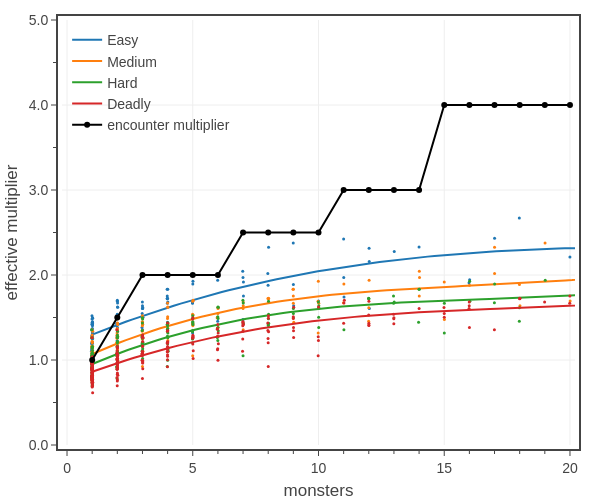

The notebook cell this image was saved under:
### Code cell
# Fig. 5: Plots the effective encounter multiplier vs the number of monsters for official 5e XP

def encounter_multiplier_DMG(pc_count, npc_count):
    """Returns the encounter multiplier given by the DMG
    pc_count -- number of PCs in the encounter
    npc_count -- number of NPCs in the encounter
    """
    n_array = np.asarray([1,2,3,7,11,15])
    m_array = np.asarray([0.5, 1.0, 1.5, 2.0, 2.5, 3.0, 4.0, 5.0])
    i = 1 + n_array[n_array <= max(npc_count,1)].argmax()
    if pc_count >= 6:
        i -= 1
    elif pc_count <= 2:
        i += 1
    return m_array[i]

def number_of_monsters(enc_xp, mon_xp):
    return np.floor(enc_xp/mon_xp)

xp_method = 'linear'

# pc stats
classes = list(PC_CLASSES.keys())
pc_data_file = f'../../_classes/xp-and-player-characters/pc data - Medium 2 short rests.json'
dfP = load_pc_data(pc_data_file, [
    'class','level',
    'hit points mean',
    'hit points multiplier',
    'damage per round mean',
    'attack bonus','armor class',
    'encounter XP mean'
])
dfP['adj hit points mean'] = dfP['hit points mean']*dfP['hit points multiplier']
dfP = dfP.rename({
    'adj hit points mean': 'adj HP', 
    'damage per round mean': 'adj DPR', 
    'attack bonus': 'adj AB', 
    'armor class': 'adj AC',
    'encounter XP mean': 'Encounter eXP',
}, axis=1)
for k in ENCOUNTER_DIFFICULTIES:
    xp_values = np.array(ENCOUNTER_DIFFICULTIES[k]['XP'])
    dfP[f'{k} XP'] = dfP.apply(lambda row: xp_values[row['level']-1], axis=1)
dfP[f'Encounter XP'] = 0.5*dfP[f'Daily XP']
dfP['Encounter eXP']  = dfP.apply(lambda row: estats5e.effXP(row['adj HP'], row['adj AC'], row['adj DPR'], row['adj AB'], method=xp_method, ctype='PC'), axis=1)
dfP = dfP[dfP['class'].isin(classes)]
dfP = dfP[[
    'level','adj HP','adj DPR','adj AC','adj AB',
    'Encounter eXP','Easy XP','Medium XP','Hard XP','Deadly XP','Encounter XP','Daily XP']].groupby(['level']).mean()

# monster stats
dfM = pd.read_csv('../../assets/data/monsters.csv')
dfM['eXP']  = dfM.apply(lambda row: estats5e.effXP(row['adj HP'], row['adj AC'], row['adj DPR'], row['adj AB'], method=xp_method, ctype='NPC'), axis=1)
dfM = dfM[dfM['CR'].between(1, 28)]
dfM.sort_values(by='CR', inplace=True)
dfM = dfM[['CR','HP','adj HP','AC','adj AC','adj DPR','adj AB','XP','eXP']].groupby(['CR']).mean()

# create figure
fig = go.Figure()


difficulties = ['Easy','Medium','Hard','Deadly']
party_size = 4
levels = dfP.index.tolist()
crs = dfM.index.tolist()
colors = iter(COLORS)

data = {
    'difficulty': [],
    'PC level': [],
    'PC number': [],
    'PC XP': [],
    'monster CR': [],
    'monster number': [],
    'monster XP': [],
    'damage ratio': [],
    'XP ratio': [],
    'accuracy': [],
    'text': []
}
for difficulty in difficulties:
    for level in levels:
        for cr in crs:
            data['difficulty'].append(difficulty)
            data['PC level'].append(level)
            data['PC number'].append(party_size)
            data['PC XP'].append(ENCOUNTER_DIFFICULTIES[difficulty]['XP'][level-1])
            data['monster CR'].append(cr)
            data['monster XP'].append(dfM['XP'][cr])
            data['damage ratio'].append(calc_damage_ratio(dfP, dfM, party_size*[level], cr))
            data['XP ratio'].append(calc_xp_ratio(dfP, dfM, party_size*[level], cr))
            n_monsters = np.floor(party_size*data['PC XP'][-1]/data['monster XP'][-1])
            data['monster number'].append(n_monsters)
            eff_multiplier = data['XP ratio'][-1]/data['damage ratio'][-1]
            data['accuracy'].append(eff_multiplier)
            data['text'].append(
                f'<b>{difficulty}</b><br>'+
                f'PCs: {party_size:.0f} @ level {level:.0f}<br>'+
                f'NPCs: {n_monsters:.0f} @ CR {cr:.0f}<br>'+
                f'effective EM: {eff_multiplier:.2f}'
            )

data['monster number'] = tfb.jitter(data['monster number'], 0.01)
dfA = pd.DataFrame(data)

for difficulty in difficulties:
    dfD = dfA[dfA['difficulty'].eq(difficulty) & dfA['monster number'].between(0.5, 30)]
    dfD = dfD.sort_values(by='monster number')

    fig = tfb.plot_data_and_spline(fig, 
        x=dfD['monster number'], 
        y=dfD['accuracy'],
        smooth_factor=1e3, 
        name=difficulty,
        legendgroup=difficulty,
        line=dict(color=next(colors), dash='solid', width=2),
        marker_size=3,
        hovertext=dfD['text'],
        hoverinfo='text',
    )

n_list = list(range(1,21))
y_list = [encounter_multiplier_DMG(party_size, n) for n in n_list]
fig.add_scatter(
    x=n_list, 
    y=y_list,
    mode='markers+lines',
    name=f'encounter multiplier',
    line_color='black',
    hovertemplate=
        '<b>encounter multiplier</b><br>'+
        f'PCs: {party_size:.0f}<br>'+
        'NPCs: %{x:.0f}<br>'+
        'EM: %{y:.2f}'+
        '<extra></extra>'
)

# show figure
fig.update_layout(
    template=tfb.FIG_TEMPLATE,
    xaxis=dict(
        title_text='monsters',
        range=[-0.2, 20.2],
        tick0=0, dtick=5,
        minor=dict(tick0=0, dtick=1),
    ),
    yaxis=dict(
        title_text='effective multiplier',
        range=[0, 5],
        tick0=0, dtick=1, tickformat='.1f',
        minor=dict(tick0=0, dtick=0.5),
    ),
    legend=dict(
        yanchor='top', y=0.99,
        xanchor='left',   x=0.01,
        bgcolor='rgba(0,0,0,0)',
        orientation='v',
        tracegroupgap=0,
    ),
    width=600, 
    height=500,
)
fig.show(config=tfb.FIG_CONFIG)

# save figures
if SAVEFIGS:
    fig.update_layout(autosize=True, width=None, height=None)
    tfb.save_fig_html(fig, format='large', name=f'./fig-effective-xp-multiplier-large', marker_size=3)
    tfb.save_fig_html(fig, format='small', name=f'./fig-effective-xp-multiplier-small', marker_size=3)

### Figure 1 — Plotly figure (JSON) as saved in the notebook; plotly's stock layout.template omitted (floating-point values rounded to 4 significant figures; data arrays with more than 128 entries replaced by an {"elided": "..."} marker saying what was removed)
{"data": [{"hoverinfo": "text", "hovertext": ["<b>Easy</b><br>PCs: 4 @ level 20<br>NPCs: 1 @ CR 11<br>effective EM: 1.10", "<b>Easy</b><br>PCs: 4 @ level 7<br>NPCs: 1 @ CR 4<br>effective EM: 1.12", "<b>Easy</b><br>PCs: 4 @ level 20<br>NPCs: 1 @ CR 12<br>effective EM: 1.00", "<b>Easy</b><br>PCs: 4 @ level 19<br>NPCs: 1 @ CR 12<br>effective EM: 1.19", "<b>Easy</b><br>PCs: 4 @ level 18<br>NPCs: 1 @ CR 11<br>effective EM: 1.26", "<b>Easy</b><br>PCs: 4 @ level 5<br>NPCs: 1 @ CR 3<br>effective EM: 1.13", "<b>Easy</b><br>PCs: 4 @ level 15<br>NPCs: 1 @ CR 8<br>effective EM: 1.42", "<b>Easy</b><br>PCs: 4 @ level 10<br>NPCs: 1 @ CR 5<br>effective EM: 1.19", "<b>Easy</b><br>PCs: 4 @ level 12<br>NPCs: 1 @ CR 7<br>effective EM: 1.36", "<b>Easy</b><br>PCs: 4 @ level 19<br>NPCs: 1 @ CR 9<br>effective EM: 1.52", "<b>Easy</b><br>PCs: 4 @ level 13<br>NPCs: 1 @ CR 8<br>effective EM: 1.48", "<b>Easy</b><br>PCs: 4 @ level 15<br>NPCs: 1 @ CR 7<br>effective EM: 1.35", "<b>Easy</b><br>PCs: 4 @ level 8<br>NPCs: 1 @ CR 5<br>effective EM: 1.20", "<b>Easy</b><br>PCs: 4 @ level 10<br>NPCs: 1 @ CR 6<br>effective EM: 1.06", "<b>Easy</b><br>PCs: 4 @ level 9<br>NPCs: 1 @ CR 5<br>effective EM: 1.29", "<b>Easy</b><br>PCs: 4 @ level 18<br>NPCs: 1 @ CR 12<br>effective EM: 1.13", "<b>Easy</b><br>PCs: 4 @ level 17<br>NPCs: 1 @ CR 10<br>effective EM: 1.26", "<b>Easy</b><br>PCs: 4 @ level 17<br>NPCs: 1 @ CR 11<br>effective EM: 1.16", "<b>Easy</b><br>PCs: 4 @ level 11<br>NPCs: 1 @ CR 7<br>effective EM: 1.20", "<b>Easy</b><br>PCs: 4 @ level 11<br>NPCs: 1 @ CR 5<br>effective EM: 1.44", "<b>Easy</b><br>PCs: 4 @ level 15<br>NPCs: 1 @ CR 9<br>effective EM: 1.27", "<b>Easy</b><br>PCs: 4 @ level 11<br>NPCs: 1 @ CR 6<br>effective EM: 1.28", "<b>Easy</b><br>PCs: 4 @ level 19<br>NPCs: 1 @ CR 10<br>effective EM: 1.44", "<b>Easy</b><br>PCs: 4 @ level 6<br>NPCs: 1 @ CR 4<br>effective EM: 1.11", "<b>Easy</b><br>PCs: 4 @ level 12<br>NPCs: 1 @ CR 6<br>effective EM: 1.45", "<b>Easy</b><br>PCs: 4 @ level 16<br>NPCs: 1 @ CR 10<br>effective EM: 1.20", "<b>Easy</b><br>PCs: 4 @ level 14<br>NPCs: 1 @ CR 9<br>effective EM: 1.35", "<b>Easy</b><br>PCs: 4 @ level 16<br>NPCs: 1 @ CR 9<br>effective EM: 1.27", "<b>Easy</b><br>PCs: 4 @ level 8<br>NPCs: 1 @ CR 4<br>effective EM: 1.25", "<b>Easy</b><br>PCs: 4 @ level 19<br>NPCs: 1 @ CR 11<br>effective EM: 1.32", "<b>Easy</b><br>PCs: 4 @ level 16<br>NPCs: 1 @ CR 8<br>effective EM: 1.42", "<b>Easy</b><br>PCs: 4 @ level 18<br>NPCs: 1 @ CR 10<br>effective EM: 1.37", "<b>Easy</b><br>PCs: 4 @ level 20<br>NPCs: 1 @ CR 10<br>effective EM: 1.20", "<b>Easy</b><br>PCs: 4 @ level 20<br>NPCs: 1 @ CR 13<br>effective EM: 1.02", "<b>Easy</b><br>PCs: 4 @ level 2<br>NPCs: 1 @ CR 1<br>effective EM: 1.21", "<b>Easy</b><br>PCs: 4 @ level 4<br>NPCs: 1 @ CR 2<br>effective EM: 1.10", "<b>Easy</b><br>PCs: 4 @ level 14<br>NPCs: 1 @ CR 7<br>effective EM: 1.42", "<b>Easy</b><br>PCs: 4 @ level 13<br>NPCs: 1 @ CR 7<br>effective EM: 1.40", "<b>Easy</b><br>PCs: 4 @ level 3<br>NPCs: 1 @ CR 1<br>effective EM: 0.92", "<b>Easy</b><br>PCs: 4 @ level 18<br>NPCs: 1 @ CR 9<br>effective EM: 1.45", "<b>Easy</b><br>PCs: 4 @ level 17<br>NPCs: 1 @ CR 9<br>effective EM: 1.34", "<b>Easy</b><br>PCs: 4 @ level 14<br>NPCs: 1 @ CR 8<br>effective EM: 1.50", "<b>Easy</b><br>PCs: 4 @ level 6<br>NPCs: 1 @ CR 3<br>effective EM: 1.25", "<b>Easy</b><br>PCs: 4 @ level 13<br>NPCs: 1 @ CR 6<br>effective EM: 1.49", "<b>Easy</b><br>PCs: 4 @ level 12<br>NPCs: 1 @ CR 8<br>effective EM: 1.44", "<b>Easy</b><br>PCs: 4 @ level 8<br>NPCs: 2 @ CR 3<br>effective EM: 1.40", "<b>Easy</b><br>PCs: 4 @ level 20<br>NPCs: 2 @ CR 8<br>effective EM: 1.43", "<b>Easy</b><br>PCs: 4 @ level 14<br>NPCs: 2 @ CR 6<br>effective EM: 1.51", "<b>Easy</b><br>PCs: 4 @ level 16<br>NPCs: 2 @ CR 6<br>effective EM: 1.43", "<b>Easy</b><br>PCs: 4 @ level 20<br>NPCs: 2 @ CR 9<br>effective EM: 1.27", "<b>Easy</b><br>PCs: 4 @ level 11<br>NPCs: 2 @ CR 4<br>effective EM: 1.48", "<b>Easy</b><br>PCs: 4 @ level 15<br>NPCs: 2 @ CR 6<br>effective EM: 1.43", "<b>Easy</b><br>PCs: 4 @ level 10<br>NPCs: 2 @ CR 4<br>effective EM: 1.23", "<b>Easy</b><br>PCs: 4 @ level 7<br>NPCs: 2 @ CR 3<br>effective EM: 1.27", "<b>Easy</b><br>PCs: 4 @ level 16<br>NPCs: 2 @ CR 7<br>effective EM: 1.35", "<b>Easy</b><br>PCs: 4 @ level 18<br>NPCs: 2 @ CR 7<br>effective EM: 1.54", "<b>Easy</b><br>PCs: 4 @ level 17<br>NPCs: 2 @ CR 8<br>effective EM: 1.49", "<b>Easy</b><br>PCs: 4 @ level 19<br>NPCs: 2 @ CR 8<br>effective EM: 1.70", "<b>Easy</b><br>PCs: 4 @ level 17<br>NPCs: 2 @ CR 7<br>effective EM: 1.41", "<b>Easy</b><br>PCs: 4 @ level 4<br>NPCs: 2 @ CR 1<br>effective EM: 1.05", "<b>Easy</b><br>PCs: 4 @ level 14<br>NPCs: 2 @ CR 5<br>effective EM: 1.69", "<b>Easy</b><br>PCs: 4 @ level 5<br>NPCs: 2 @ CR 2<br>effective EM: 1.38", "<b>Easy</b><br>PCs: 4 @ level 9<br>NPCs: 2 @ CR 4<br>effective EM: 1.33", "<b>Easy</b><br>PCs: 4 @ level 6<br>NPCs: 2 @ CR 2<br>effective EM: 1.53", "<b>Easy</b><br>PCs: 4 @ level 13<br>NPCs: 2 @ CR 5<br>effective EM: 1.67", "<b>Easy</b><br>PCs: 4 @ level 12<br>NPCs: 2 @ CR 5<br>effective EM: 1.62", "<b>Easy</b><br>PCs: 4 @ level 18<br>NPCs: 2 @ CR 8<br>effective EM: 1.62", "<b>Easy</b><br>PCs: 4 @ level 10<br>NPCs: 3 @ CR 3<br>effective EM: 1.38", "<b>Easy</b><br>PCs: 4 @ level 7<br>NPCs: 3 @ CR 2<br>effective EM: 1.55", "<b>Easy</b><br>PCs: 4 @ level 12<br>NPCs: 3 @ CR 4<br>effective EM: 1.68", "<b>Easy</b><br>PCs: 4 @ level 16<br>NPCs: 3 @ CR 5<br>effective EM: 1.61", "<b>Easy</b><br>PCs: 4 @ level 18<br>NPCs: 3 @ CR 6<br>effective EM: 1.64", "<b>Easy</b><br>PCs: 4 @ level 20<br>NPCs: 3 @ CR 7<br>effective EM: 1.35", "<b>Easy</b><br>PCs: 4 @ level 15<br>NPCs: 3 @ CR 5<br>effective EM: 1.60", "<b>Easy</b><br>PCs: 4 @ level 19<br>NPCs: 3 @ CR 7<br>effective EM: 1.62", "<b>Easy</b><br>PCs: 4 @ level 9<br>NPCs: 3 @ CR 3<br>effective EM: 1.50", "<b>Easy</b><br>PCs: 4 @ level 17<br>NPCs: 3 @ CR 6<br>effective EM: 1.50", "<b>Easy</b><br>PCs: 4 @ level 9<br>NPCs: 4 @ CR 2<br>effective EM: 1.83", "<b>Easy</b><br>PCs: 4 @ level 8<br>NPCs: 4 @ CR 2<br>effective EM: 1.72", "<b>Easy</b><br>PCs: 4 @ level 14<br>NPCs: 4 @ CR 4<br>effective EM: 1.75", "<b>Easy</b><br>PCs: 4 @ level 13<br>NPCs: 4 @ CR 4<br>effective EM: 1.73", "<b>Easy</b><br>PCs: 4 @ level 11<br>NPCs: 4 @ CR 3<br>effective EM: 1.67", "<b>Easy</b><br>PCs: 4 @ level 20<br>NPCs: 4 @ CR 6<br>effective EM: 1.44", "<b>Easy</b><br>PCs: 4 @ level 19<br>NPCs: 4 @ CR 6<br>effective EM: 1.72", "<b>Easy</b><br>PCs: 4 @ level 18<br>NPCs: 4 @ CR 5<br>effective EM: 1.83", "<b>Easy</b><br>PCs: 4 @ level 17<br>NPCs: 4 @ CR 5<br>effective EM: 1.68", "<b>Easy</b><br>PCs: 4 @ level 15<br>NPCs: 5 @ CR 4<br>effective EM: 1.67", "<b>Easy</b><br>PCs: 4 @ level 16<br>NPCs: 5 @ CR 4<br>effective EM: 1.67", "<b>Easy</b><br>PCs: 4 @ level 5<br>NPCs: 5 @ CR 1<br>effective EM: 1.32", "<b>Easy</b><br>PCs: 4 @ level 10<br>NPCs: 5 @ CR 2<br>effective EM: 1.69", "<b>Easy</b><br>PCs: 4 @ level 12<br>NPCs: 5 @ CR 3<br>effective EM: 1.89", "<b>Easy</b><br>PCs: 4 @ level 19<br>NPCs: 5 @ CR 5<br>effective EM: 1.93", "<b>Easy</b><br>PCs: 4 @ level 13<br>NPCs: 6 @ CR 3<br>effective EM: 1.94", "<b>Easy</b><br>PCs: 4 @ level 6<br>NPCs: 6 @ CR 1<br>effective EM: 1.46", "<b>Easy</b><br>PCs: 4 @ level 20<br>NPCs: 6 @ CR 5<br>effective EM: 1.61", "<b>Easy</b><br>PCs: 4 @ level 11<br>NPCs: 7 @ CR 2<br>effective EM: 2.05", "<b>Easy</b><br>PCs: 4 @ level 14<br>NPCs: 7 @ CR 3<br>effective EM: 1.97", "<b>Easy</b><br>PCs: 4 @ level 7<br>NPCs: 7 @ CR 1<br>effective EM: 1.48", "<b>Easy</b><br>PCs: 4 @ level 18<br>NPCs: 7 @ CR 4<br>effective EM: 1.92", "<b>Easy</b><br>PCs: 4 @ level 17<br>NPCs: 7 @ CR 4<br>effective EM: 1.75", "<b>Easy</b><br>PCs: 4 @ level 19<br>NPCs: 8 @ CR 4<br>effective EM: 2.02", "<b>Easy</b><br>PCs: 4 @ level 15<br>NPCs: 8 @ CR 3<br>effective EM: 1.88", "<b>Easy</b><br>PCs: 4 @ level 12<br>NPCs: 8 @ CR 2<br>effective EM: 2.33", "<b>Easy</b><br>PCs: 4 @ level 13<br>NPCs: 9 @ CR 2<br>effective EM: 2.38", "<b>Easy</b><br>PCs: 4 @ level 16<br>NPCs: 9 @ CR 3<br>effective EM: 1.89", "<b>Easy</b><br>PCs: 4 @ level 8<br>NPCs: 9 @ CR 1<br>effective EM: 1.64", "<b>Easy</b><br>PCs: 4 @ level 20<br>NPCs: 10 @ CR 4<br>effective EM: 1.69", "<b>Easy</b><br>PCs: 4 @ level 14<br>NPCs: 11 @ CR 2<br>effective EM: 2.42", "<b>Easy</b><br>PCs: 4 @ level 17<br>NPCs: 11 @ CR 3<br>effective EM: 1.97", "<b>Easy</b><br>PCs: 4 @ level 9<br>NPCs: 11 @ CR 1<br>effective EM: 1.74", "<b>Easy</b><br>PCs: 4 @ level 15<br>NPCs: 12 @ CR 2<br>effective EM: 2.31", "<b>Easy</b><br>PCs: 4 @ level 18<br>NPCs: 12 @ CR 3<br>effective EM: 2.16", "<b>Easy</b><br>PCs: 4 @ level 10<br>NPCs: 12 @ CR 1<br>effective EM: 1.61", "<b>Easy</b><br>PCs: 4 @ level 19<br>NPCs: 13 @ CR 3<br>effective EM: 2.28", "<b>Easy</b><br>PCs: 4 @ level 16<br>NPCs: 14 @ CR 2<br>effective EM: 2.33", "<b>Easy</b><br>PCs: 4 @ level 20<br>NPCs: 16 @ CR 3<br>effective EM: 1.91", "<b>Easy</b><br>PCs: 4 @ level 11<br>NPCs: 16 @ CR 1<br>effective EM: 1.94", "<b>Easy</b><br>PCs: 4 @ level 17<br>NPCs: 17 @ CR 2<br>effective EM: 2.43", "<b>Easy</b><br>PCs: 4 @ level 18<br>NPCs: 18 @ CR 2<br>effective EM: 2.67", "<b>Easy</b><br>PCs: 4 @ level 12<br>NPCs: 20 @ CR 1<br>effective EM: 2.21", "<b>Easy</b><br>PCs: 4 @ level 19<br>NPCs: 21 @ CR 2<br>effective EM: 2.82", "<b>Easy</b><br>PCs: 4 @ level 13<br>NPCs: 22 @ CR 1<br>effective EM: 2.26", "<b>Easy</b><br>PCs: 4 @ level 20<br>NPCs: 24 @ CR 2<br>effective EM: 2.37", "<b>Easy</b><br>PCs: 4 @ level 14<br>NPCs: 25 @ CR 1<br>effective EM: 2.30", "<b>Easy</b><br>PCs: 4 @ level 15<br>NPCs: 28 @ CR 1<br>effective EM: 2.20"], "legendgroup": "Easy", "line": {"color": "#1f77b4", "dash": "solid", "width": 2}, "marker": {"size": 3}, "mode": "markers", "name": "Easy", "showlegend": false, "type": "scatter", "x": [0.9713, 0.9837, 0.9845, 0.9881, 0.9892, 0.9905, 0.9916, 0.992, 0.9921, 0.9924, 0.9925, 0.9934, 0.9936, 0.9937, 0.9943, 0.9969, 0.997, 0.998, 0.9984, 0.9989, 1.0, 1.0, 1.001, 1.004, 1.005, 1.005, 1.006, 1.006, 1.006, 1.007, 1.007, 1.008, 1.009, 1.01, 1.011, 1.011, 1.011, 1.012, 1.012, 1.012, 1.013, 1.017, 1.018, 1.018, 1.021, 1.974, 1.986, 1.987, 1.99, 1.991, 1.991, 1.992, 1.994, 1.995, 1.996, 1.997, 2.0, 2.0, 2.001, 2.002, 2.004, 2.005, 2.006, 2.009, 2.009, 2.01, 2.015, 2.982, 2.988, 2.996, 2.998, 2.999, 3.002, 3.009, 3.01, 3.014, 3.016, 3.981, 3.983, 3.985, 3.99, 3.992, 3.996, 4.0, 4.007, 4.009, 4.99, 4.993, 4.994, 4.995, 5.002, 5.007, 5.991, 5.992, 6.013, 6.987, 6.997, 6.999, 7.014, 7.015, 7.985, 7.995, 8.015, 8.996, 9.0, 9.012, 10.0, 11.0, 11.0, 11.01, 12.01, 12.02, 12.02, 13.01, 14.0, 15.99, 16.01, 17.0, 17.99, 20.0, 21.0, 22.0, 24.01, 25.0, 27.98], "y": [1.104, 1.12, 0.9957, 1.188, 1.257, 1.132, 1.419, 1.19, 1.361, 1.521, 1.482, 1.346, 1.204, 1.061, 1.291, 1.133, 1.263, 1.159, 1.204, 1.436, 1.275, 1.28, 1.437, 1.11, 1.448, 1.198, 1.348, 1.27, 1.246, 1.317, 1.418, 1.371, 1.204, 1.019, 1.207, 1.102, 1.419, 1.404, 0.9227, 1.45, 1.337, 1.497, 1.252, 1.492, 1.436, 1.405, 1.426, 1.509, 1.433, 1.274, 1.484, 1.433, 1.229, 1.265, 1.345, 1.539, 1.49, 1.702, 1.413, 1.051, 1.69, 1.382, 1.332, 1.528, 1.67, 1.625, 1.621, 1.381, 1.547, 1.683, 1.606, 1.639, 1.355, 1.605, 1.616, 1.497, 1.504, 1.833, 1.72, 1.754, 1.726, 1.669, 1.444, 1.723, 1.832, 1.681, 1.669, 1.675, 1.316, 1.691, 1.895, 1.926, 1.938, 1.456, 1.614, 2.045, 1.972, 1.476, 1.917, 1.752, 2.018, 1.879, 2.326, 2.378, 1.888, 1.638, 1.693, 2.425, 1.971, 1.741, 2.313, 2.159, 1.606, 2.275, 2.329, 1.909, 1.943, 2.432, 2.671, 2.211, 2.818, 2.255, 2.365, 2.303, 2.199]}, {"hoverinfo": "skip", "hovertext": ["<b>Easy</b><br>PCs: 4 @ level 20<br>NPCs: 1 @ CR 11<br>effective EM: 1.10", "<b>Easy</b><br>PCs: 4 @ level 7<br>NPCs: 1 @ CR 4<br>effective EM: 1.12", "<b>Easy</b><br>PCs: 4 @ level 20<br>NPCs: 1 @ CR 12<br>effective EM: 1.00", "<b>Easy</b><br>PCs: 4 @ level 19<br>NPCs: 1 @ CR 12<br>effective EM: 1.19", "<b>Easy</b><br>PCs: 4 @ level 18<br>NPCs: 1 @ CR 11<br>effective EM: 1.26", "<b>Easy</b><br>PCs: 4 @ level 5<br>NPCs: 1 @ CR 3<br>effective EM: 1.13", "<b>Easy</b><br>PCs: 4 @ level 15<br>NPCs: 1 @ CR 8<br>effective EM: 1.42", "<b>Easy</b><br>PCs: 4 @ level 10<br>NPCs: 1 @ CR 5<br>effective EM: 1.19", "<b>Easy</b><br>PCs: 4 @ level 12<br>NPCs: 1 @ CR 7<br>effective EM: 1.36", "<b>Easy</b><br>PCs: 4 @ level 19<br>NPCs: 1 @ CR 9<br>effective EM: 1.52", "<b>Easy</b><br>PCs: 4 @ level 13<br>NPCs: 1 @ CR 8<br>effective EM: 1.48", "<b>Easy</b><br>PCs: 4 @ level 15<br>NPCs: 1 @ CR 7<br>effective EM: 1.35", "<b>Easy</b><br>PCs: 4 @ level 8<br>NPCs: 1 @ CR 5<br>effective EM: 1.20", "<b>Easy</b><br>PCs: 4 @ level 10<br>NPCs: 1 @ CR 6<br>effective EM: 1.06", "<b>Easy</b><br>PCs: 4 @ level 9<br>NPCs: 1 @ CR 5<br>effective EM: 1.29", "<b>Easy</b><br>PCs: 4 @ level 18<br>NPCs: 1 @ CR 12<br>effective EM: 1.13", "<b>Easy</b><br>PCs: 4 @ level 17<br>NPCs: 1 @ CR 10<br>effective EM: 1.26", "<b>Easy</b><br>PCs: 4 @ level 17<br>NPCs: 1 @ CR 11<br>effective EM: 1.16", "<b>Easy</b><br>PCs: 4 @ level 11<br>NPCs: 1 @ CR 7<br>effective EM: 1.20", "<b>Easy</b><br>PCs: 4 @ level 11<br>NPCs: 1 @ CR 5<br>effective EM: 1.44", "<b>Easy</b><br>PCs: 4 @ level 15<br>NPCs: 1 @ CR 9<br>effective EM: 1.27", "<b>Easy</b><br>PCs: 4 @ level 11<br>NPCs: 1 @ CR 6<br>effective EM: 1.28", "<b>Easy</b><br>PCs: 4 @ level 19<br>NPCs: 1 @ CR 10<br>effective EM: 1.44", "<b>Easy</b><br>PCs: 4 @ level 6<br>NPCs: 1 @ CR 4<br>effective EM: 1.11", "<b>Easy</b><br>PCs: 4 @ level 12<br>NPCs: 1 @ CR 6<br>effective EM: 1.45", "<b>Easy</b><br>PCs: 4 @ level 16<br>NPCs: 1 @ CR 10<br>effective EM: 1.20", "<b>Easy</b><br>PCs: 4 @ level 14<br>NPCs: 1 @ CR 9<br>effective EM: 1.35", "<b>Easy</b><br>PCs: 4 @ level 16<br>NPCs: 1 @ CR 9<br>effective EM: 1.27", "<b>Easy</b><br>PCs: 4 @ level 8<br>NPCs: 1 @ CR 4<br>effective EM: 1.25", "<b>Easy</b><br>PCs: 4 @ level 19<br>NPCs: 1 @ CR 11<br>effective EM: 1.32", "<b>Easy</b><br>PCs: 4 @ level 16<br>NPCs: 1 @ CR 8<br>effective EM: 1.42", "<b>Easy</b><br>PCs: 4 @ level 18<br>NPCs: 1 @ CR 10<br>effective EM: 1.37", "<b>Easy</b><br>PCs: 4 @ level 20<br>NPCs: 1 @ CR 10<br>effective EM: 1.20", "<b>Easy</b><br>PCs: 4 @ level 20<br>NPCs: 1 @ CR 13<br>effective EM: 1.02", "<b>Easy</b><br>PCs: 4 @ level 2<br>NPCs: 1 @ CR 1<br>effective EM: 1.21", "<b>Easy</b><br>PCs: 4 @ level 4<br>NPCs: 1 @ CR 2<br>effective EM: 1.10", "<b>Easy</b><br>PCs: 4 @ level 14<br>NPCs: 1 @ CR 7<br>effective EM: 1.42", "<b>Easy</b><br>PCs: 4 @ level 13<br>NPCs: 1 @ CR 7<br>effective EM: 1.40", "<b>Easy</b><br>PCs: 4 @ level 3<br>NPCs: 1 @ CR 1<br>effective EM: 0.92", "<b>Easy</b><br>PCs: 4 @ level 18<br>NPCs: 1 @ CR 9<br>effective EM: 1.45", "<b>Easy</b><br>PCs: 4 @ level 17<br>NPCs: 1 @ CR 9<br>effective EM: 1.34", "<b>Easy</b><br>PCs: 4 @ level 14<br>NPCs: 1 @ CR 8<br>effective EM: 1.50", "<b>Easy</b><br>PCs: 4 @ level 6<br>NPCs: 1 @ CR 3<br>effective EM: 1.25", "<b>Easy</b><br>PCs: 4 @ level 13<br>NPCs: 1 @ CR 6<br>effective EM: 1.49", "<b>Easy</b><br>PCs: 4 @ level 12<br>NPCs: 1 @ CR 8<br>effective EM: 1.44", "<b>Easy</b><br>PCs: 4 @ level 8<br>NPCs: 2 @ CR 3<br>effective EM: 1.40", "<b>Easy</b><br>PCs: 4 @ level 20<br>NPCs: 2 @ CR 8<br>effective EM: 1.43", "<b>Easy</b><br>PCs: 4 @ level 14<br>NPCs: 2 @ CR 6<br>effective EM: 1.51", "<b>Easy</b><br>PCs: 4 @ level 16<br>NPCs: 2 @ CR 6<br>effective EM: 1.43", "<b>Easy</b><br>PCs: 4 @ level 20<br>NPCs: 2 @ CR 9<br>effective EM: 1.27", "<b>Easy</b><br>PCs: 4 @ level 11<br>NPCs: 2 @ CR 4<br>effective EM: 1.48", "<b>Easy</b><br>PCs: 4 @ level 15<br>NPCs: 2 @ CR 6<br>effective EM: 1.43", "<b>Easy</b><br>PCs: 4 @ level 10<br>NPCs: 2 @ CR 4<br>effective EM: 1.23", "<b>Easy</b><br>PCs: 4 @ level 7<br>NPCs: 2 @ CR 3<br>effective EM: 1.27", "<b>Easy</b><br>PCs: 4 @ level 16<br>NPCs: 2 @ CR 7<br>effective EM: 1.35", "<b>Easy</b><br>PCs: 4 @ level 18<br>NPCs: 2 @ CR 7<br>effective EM: 1.54", "<b>Easy</b><br>PCs: 4 @ level 17<br>NPCs: 2 @ CR 8<br>effective EM: 1.49", "<b>Easy</b><br>PCs: 4 @ level 19<br>NPCs: 2 @ CR 8<br>effective EM: 1.70", "<b>Easy</b><br>PCs: 4 @ level 17<br>NPCs: 2 @ CR 7<br>effective EM: 1.41", "<b>Easy</b><br>PCs: 4 @ level 4<br>NPCs: 2 @ CR 1<br>effective EM: 1.05", "<b>Easy</b><br>PCs: 4 @ level 14<br>NPCs: 2 @ CR 5<br>effective EM: 1.69", "<b>Easy</b><br>PCs: 4 @ level 5<br>NPCs: 2 @ CR 2<br>effective EM: 1.38", "<b>Easy</b><br>PCs: 4 @ level 9<br>NPCs: 2 @ CR 4<br>effective EM: 1.33", "<b>Easy</b><br>PCs: 4 @ level 6<br>NPCs: 2 @ CR 2<br>effective EM: 1.53", "<b>Easy</b><br>PCs: 4 @ level 13<br>NPCs: 2 @ CR 5<br>effective EM: 1.67", "<b>Easy</b><br>PCs: 4 @ level 12<br>NPCs: 2 @ CR 5<br>effective EM: 1.62", "<b>Easy</b><br>PCs: 4 @ level 18<br>NPCs: 2 @ CR 8<br>effective EM: 1.62", "<b>Easy</b><br>PCs: 4 @ level 10<br>NPCs: 3 @ CR 3<br>effective EM: 1.38", "<b>Easy</b><br>PCs: 4 @ level 7<br>NPCs: 3 @ CR 2<br>effective EM: 1.55", "<b>Easy</b><br>PCs: 4 @ level 12<br>NPCs: 3 @ CR 4<br>effective EM: 1.68", "<b>Easy</b><br>PCs: 4 @ level 16<br>NPCs: 3 @ CR 5<br>effective EM: 1.61", "<b>Easy</b><br>PCs: 4 @ level 18<br>NPCs: 3 @ CR 6<br>effective EM: 1.64", "<b>Easy</b><br>PCs: 4 @ level 20<br>NPCs: 3 @ CR 7<br>effective EM: 1.35", "<b>Easy</b><br>PCs: 4 @ level 15<br>NPCs: 3 @ CR 5<br>effective EM: 1.60", "<b>Easy</b><br>PCs: 4 @ level 19<br>NPCs: 3 @ CR 7<br>effective EM: 1.62", "<b>Easy</b><br>PCs: 4 @ level 9<br>NPCs: 3 @ CR 3<br>effective EM: 1.50", "<b>Easy</b><br>PCs: 4 @ level 17<br>NPCs: 3 @ CR 6<br>effective EM: 1.50", "<b>Easy</b><br>PCs: 4 @ level 9<br>NPCs: 4 @ CR 2<br>effective EM: 1.83", "<b>Easy</b><br>PCs: 4 @ level 8<br>NPCs: 4 @ CR 2<br>effective EM: 1.72", "<b>Easy</b><br>PCs: 4 @ level 14<br>NPCs: 4 @ CR 4<br>effective EM: 1.75", "<b>Easy</b><br>PCs: 4 @ level 13<br>NPCs: 4 @ CR 4<br>effective EM: 1.73", "<b>Easy</b><br>PCs: 4 @ level 11<br>NPCs: 4 @ CR 3<br>effective EM: 1.67", "<b>Easy</b><br>PCs: 4 @ level 20<br>NPCs: 4 @ CR 6<br>effective EM: 1.44", "<b>Easy</b><br>PCs: 4 @ level 19<br>NPCs: 4 @ CR 6<br>effective EM: 1.72", "<b>Easy</b><br>PCs: 4 @ level 18<br>NPCs: 4 @ CR 5<br>effective EM: 1.83", "<b>Easy</b><br>PCs: 4 @ level 17<br>NPCs: 4 @ CR 5<br>effective EM: 1.68", "<b>Easy</b><br>PCs: 4 @ level 15<br>NPCs: 5 @ CR 4<br>effective EM: 1.67", "<b>Easy</b><br>PCs: 4 @ level 16<br>NPCs: 5 @ CR 4<br>effective EM: 1.67", "<b>Easy</b><br>PCs: 4 @ level 5<br>NPCs: 5 @ CR 1<br>effective EM: 1.32", "<b>Easy</b><br>PCs: 4 @ level 10<br>NPCs: 5 @ CR 2<br>effective EM: 1.69", "<b>Easy</b><br>PCs: 4 @ level 12<br>NPCs: 5 @ CR 3<br>effective EM: 1.89", "<b>Easy</b><br>PCs: 4 @ level 19<br>NPCs: 5 @ CR 5<br>effective EM: 1.93", "<b>Easy</b><br>PCs: 4 @ level 13<br>NPCs: 6 @ CR 3<br>effective EM: 1.94", "<b>Easy</b><br>PCs: 4 @ level 6<br>NPCs: 6 @ CR 1<br>effective EM: 1.46", "<b>Easy</b><br>PCs: 4 @ level 20<br>NPCs: 6 @ CR 5<br>effective EM: 1.61", "<b>Easy</b><br>PCs: 4 @ level 11<br>NPCs: 7 @ CR 2<br>effective EM: 2.05", "<b>Easy</b><br>PCs: 4 @ level 14<br>NPCs: 7 @ CR 3<br>effective EM: 1.97", "<b>Easy</b><br>PCs: 4 @ level 7<br>NPCs: 7 @ CR 1<br>effective EM: 1.48", "<b>Easy</b><br>PCs: 4 @ level 18<br>NPCs: 7 @ CR 4<br>effective EM: 1.92", "<b>Easy</b><br>PCs: 4 @ level 17<br>NPCs: 7 @ CR 4<br>effective EM: 1.75", "<b>Easy</b><br>PCs: 4 @ level 19<br>NPCs: 8 @ CR 4<br>effective EM: 2.02", "<b>Easy</b><br>PCs: 4 @ level 15<br>NPCs: 8 @ CR 3<br>effective EM: 1.88", "<b>Easy</b><br>PCs: 4 @ level 12<br>NPCs: 8 @ CR 2<br>effective EM: 2.33", "<b>Easy</b><br>PCs: 4 @ level 13<br>NPCs: 9 @ CR 2<br>effective EM: 2.38", "<b>Easy</b><br>PCs: 4 @ level 16<br>NPCs: 9 @ CR 3<br>effective EM: 1.89", "<b>Easy</b><br>PCs: 4 @ level 8<br>NPCs: 9 @ CR 1<br>effective EM: 1.64", "<b>Easy</b><br>PCs: 4 @ level 20<br>NPCs: 10 @ CR 4<br>effective EM: 1.69", "<b>Easy</b><br>PCs: 4 @ level 14<br>NPCs: 11 @ CR 2<br>effective EM: 2.42", "<b>Easy</b><br>PCs: 4 @ level 17<br>NPCs: 11 @ CR 3<br>effective EM: 1.97", "<b>Easy</b><br>PCs: 4 @ level 9<br>NPCs: 11 @ CR 1<br>effective EM: 1.74", "<b>Easy</b><br>PCs: 4 @ level 15<br>NPCs: 12 @ CR 2<br>effective EM: 2.31", "<b>Easy</b><br>PCs: 4 @ level 18<br>NPCs: 12 @ CR 3<br>effective EM: 2.16", "<b>Easy</b><br>PCs: 4 @ level 10<br>NPCs: 12 @ CR 1<br>effective EM: 1.61", "<b>Easy</b><br>PCs: 4 @ level 19<br>NPCs: 13 @ CR 3<br>effective EM: 2.28", "<b>Easy</b><br>PCs: 4 @ level 16<br>NPCs: 14 @ CR 2<br>effective EM: 2.33", "<b>Easy</b><br>PCs: 4 @ level 20<br>NPCs: 16 @ CR 3<br>effective EM: 1.91", "<b>Easy</b><br>PCs: 4 @ level 11<br>NPCs: 16 @ CR 1<br>effective EM: 1.94", "<b>Easy</b><br>PCs: 4 @ level 17<br>NPCs: 17 @ CR 2<br>effective EM: 2.43", "<b>Easy</b><br>PCs: 4 @ level 18<br>NPCs: 18 @ CR 2<br>effective EM: 2.67", "<b>Easy</b><br>PCs: 4 @ level 12<br>NPCs: 20 @ CR 1<br>effective EM: 2.21", "<b>Easy</b><br>PCs: 4 @ level 19<br>NPCs: 21 @ CR 2<br>effective EM: 2.82", "<b>Easy</b><br>PCs: 4 @ level 13<br>NPCs: 22 @ CR 1<br>effective EM: 2.26", "<b>Easy</b><br>PCs: 4 @ level 20<br>NPCs: 24 @ CR 2<br>effective EM: 2.37", "<b>Easy</b><br>PCs: 4 @ level 14<br>NPCs: 25 @ CR 1<br>effective EM: 2.30", "<b>Easy</b><br>PCs: 4 @ level 15<br>NPCs: 28 @ CR 1<br>effective EM: 2.20"], "legendgroup": "Easy", "line": {"color": "#1f77b4", "dash": "solid", "width": 2}, "marker": {"size": 3}, "mode": "lines", "name": "Easy", "showlegend": true, "type": "scatter", "x": [0.9713, 1.244, 1.517, 1.79, 2.063, 2.335, 2.608, 2.881, 3.154, 3.427, 3.7, 3.972, 4.245, 4.518, 4.791, 5.064, 5.337, 5.609, 5.882, 6.155, 6.428, 6.701, 6.974, 7.246, 7.519, 7.792, 8.065, 8.338, 8.611, 8.883, 9.156, 9.429, 9.702, 9.975, 10.25, 10.52, 10.79, 11.07, 11.34, 11.61, 11.88, 12.16, 12.43, 12.7, 12.98, 13.25, 13.52, 13.79, 14.07, 14.34, 14.61, 14.89, 15.16, 15.43, 15.7, 15.98, 16.25, 16.52, 16.8, 17.07, 17.34, 17.61, 17.89, 18.16, 18.43, 18.71, 18.98, 19.25, 19.52, 19.8, 20.07, 20.34, 20.62, 20.89, 21.16, 21.43, 21.71, 21.98, 22.25, 22.52, 22.8, 23.07, 23.34, 23.62, 23.89, 24.16, 24.43, 24.71, 24.98, 25.25, 25.53, 25.8, 26.07, 26.34, 26.62, 26.89, 27.16, 27.44, 27.71, 27.98], "y": [1.295, 1.328, 1.359, 1.39, 1.42, 1.449, 1.478, 1.507, 1.534, 1.561, 1.588, 1.613, 1.639, 1.663, 1.687, 1.711, 1.734, 1.756, 1.778, 1.799, 1.82, 1.84, 1.86, 1.879, 1.897, 1.915, 1.933, 1.95, 1.967, 1.983, 1.999, 2.014, 2.029, 2.043, 2.057, 2.07, 2.083, 2.096, 2.108, 2.12, 2.131, 2.142, 2.153, 2.163, 2.173, 2.182, 2.191, 2.2, 2.208, 2.216, 2.224, 2.231, 2.238, 2.245, 2.251, 2.257, 2.263, 2.269, 2.274, 2.279, 2.283, 2.288, 2.292, 2.296, 2.3, 2.303, 2.306, 2.309, 2.312, 2.314, 2.317, 2.319, 2.321, 2.323, 2.324, 2.326, 2.327, 2.328, 2.329, 2.33, 2.33, 2.331, 2.331, 2.332, 2.332, 2.332, 2.332, 2.332, 2.332, 2.331, 2.331, 2.331, 2.33, 2.33, 2.329, 2.329, 2.328, 2.327, 2.327, 2.326]}, {"hoverinfo": "text", "hovertext": {"elided": "174 str values"}, "legendgroup": "Medium", "line": {"color": "#ff7f0e", "dash": "solid", "width": 2}, "marker": {"size": 3}, "mode": "markers", "name": "Medium", "showlegend": false, "type": "scatter", "x": {"elided": "174 float values"}, "y": {"elided": "174 float values"}}, {"hoverinfo": "skip", "hovertext": {"elided": "174 str values"}, "legendgroup": "Medium", "line": {"color": "#ff7f0e", "dash": "solid", "width": 2}, "marker": {"size": 3}, "mode": "lines", "name": "Medium", "showlegend": true, "type": "scatter", "x": [0.9793, 1.252, 1.525, 1.798, 2.071, 2.344, 2.617, 2.89, 3.163, 3.436, 3.709, 3.982, 4.255, 4.528, 4.801, 5.074, 5.347, 5.62, 5.893, 6.166, 6.439, 6.712, 6.985, 7.258, 7.531, 7.804, 8.077, 8.35, 8.623, 8.896, 9.169, 9.442, 9.715, 9.988, 10.26, 10.53, 10.81, 11.08, 11.35, 11.63, 11.9, 12.17, 12.44, 12.72, 12.99, 13.26, 13.54, 13.81, 14.08, 14.36, 14.63, 14.9, 15.17, 15.45, 15.72, 15.99, 16.27, 16.54, 16.81, 17.09, 17.36, 17.63, 17.9, 18.18, 18.45, 18.72, 19.0, 19.27, 19.54, 19.82, 20.09, 20.36, 20.63, 20.91, 21.18, 21.45, 21.73, 22.0, 22.27, 22.54, 22.82, 23.09, 23.36, 23.64, 23.91, 24.18, 24.46, 24.73, 25.0, 25.27, 25.55, 25.82, 26.09, 26.37, 26.64, 26.91, 27.19, 27.46, 27.73, 28.0], "y": [1.068, 1.103, 1.137, 1.17, 1.202, 1.233, 1.263, 1.292, 1.32, 1.347, 1.373, 1.398, 1.422, 1.445, 1.467, 1.489, 1.509, 1.529, 1.548, 1.566, 1.583, 1.6, 1.616, 1.631, 1.646, 1.659, 1.673, 1.685, 1.697, 1.709, 1.72, 1.73, 1.74, 1.749, 1.758, 1.767, 1.775, 1.782, 1.79, 1.796, 1.803, 1.809, 1.815, 1.821, 1.826, 1.831, 1.836, 1.841, 1.845, 1.85, 1.854, 1.858, 1.862, 1.866, 1.87, 1.873, 1.877, 1.881, 1.885, 1.889, 1.893, 1.897, 1.901, 1.905, 1.91, 1.914, 1.919, 1.924, 1.929, 1.935, 1.941, 1.947, 1.953, 1.96, 1.967, 1.974, 1.982, 1.991, 1.999, 2.009, 2.018, 2.029, 2.039, 2.051, 2.062, 2.075, 2.088, 2.101, 2.116, 2.131, 2.146, 2.163, 2.18, 2.198, 2.216, 2.236, 2.256, 2.277, 2.299, 2.322]}, {"hoverinfo": "text", "hovertext": {"elided": "208 str values"}, "legendgroup": "Hard", "line": {"color": "#2ca02c", "dash": "solid", "width": 2}, "marker": {"size": 3}, "mode": "markers", "name": "Hard", "showlegend": false, "type": "scatter", "x": {"elided": "208 float values"}, "y": {"elided": "208 float values"}}, {"hoverinfo": "skip", "hovertext": {"elided": "208 str values"}, "legendgroup": "Hard", "line": {"color": "#2ca02c", "dash": "solid", "width": 2}, "marker": {"size": 3}, "mode": "lines", "name": "Hard", "showlegend": true, "type": "scatter", "x": [0.9787, 1.272, 1.565, 1.857, 2.15, 2.443, 2.736, 3.029, 3.322, 3.615, 3.908, 4.201, 4.494, 4.787, 5.08, 5.373, 5.666, 5.959, 6.251, 6.544, 6.837, 7.13, 7.423, 7.716, 8.009, 8.302, 8.595, 8.888, 9.181, 9.474, 9.767, 10.06, 10.35, 10.65, 10.94, 11.23, 11.52, 11.82, 12.11, 12.4, 12.7, 12.99, 13.28, 13.57, 13.87, 14.16, 14.45, 14.75, 15.04, 15.33, 15.63, 15.92, 16.21, 16.5, 16.8, 17.09, 17.38, 17.68, 17.97, 18.26, 18.55, 18.85, 19.14, 19.43, 19.73, 20.02, 20.31, 20.61, 20.9, 21.19, 21.48, 21.78, 22.07, 22.36, 22.66, 22.95, 23.24, 23.53, 23.83, 24.12, 24.41, 24.71, 25.0, 25.29, 25.59, 25.88, 26.17, 26.46, 26.76, 27.05, 27.34, 27.64, 27.93, 28.22, 28.51, 28.81, 29.1, 29.39, 29.69, 29.98], "y": [0.9502, 0.9867, 1.022, 1.056, 1.089, 1.12, 1.151, 1.18, 1.208, 1.235, 1.261, 1.286, 1.31, 1.333, 1.355, 1.376, 1.396, 1.416, 1.434, 1.452, 1.468, 1.484, 1.499, 1.514, 1.527, 1.54, 1.552, 1.564, 1.575, 1.585, 1.595, 1.604, 1.613, 1.621, 1.629, 1.636, 1.643, 1.649, 1.655, 1.661, 1.666, 1.671, 1.676, 1.68, 1.684, 1.688, 1.692, 1.696, 1.699, 1.702, 1.706, 1.709, 1.712, 1.715, 1.718, 1.721, 1.724, 1.728, 1.731, 1.734, 1.738, 1.742, 1.746, 1.75, 1.754, 1.759, 1.764, 1.769, 1.775, 1.781, 1.788, 1.794, 1.802, 1.809, 1.818, 1.826, 1.836, 1.846, 1.856, 1.867, 1.879, 1.891, 1.904, 1.918, 1.932, 1.947, 1.963, 1.98, 1.998, 2.016, 2.036, 2.056, 2.077, 2.099, 2.122, 2.146, 2.172, 2.198, 2.225, 2.253]}, {"hoverinfo": "text", "hovertext": {"elided": "238 str values"}, "legendgroup": "Deadly", "line": {"color": "#d62728", "dash": "solid", "width": 2}, "marker": {"size": 3}, "mode": "markers", "name": "Deadly", "showlegend": false, "type": "scatter", "x": {"elided": "238 float values"}, "y": {"elided": "238 float values"}}, {"hoverinfo": "skip", "hovertext": {"elided": "238 str values"}, "legendgroup": "Deadly", "line": {"color": "#d62728", "dash": "solid", "width": 2}, "marker": {"size": 3}, "mode": "lines", "name": "Deadly", "showlegend": true, "type": "scatter", "x": [0.9684, 1.251, 1.535, 1.818, 2.101, 2.384, 2.667, 2.95, 3.233, 3.516, 3.799, 4.083, 4.366, 4.649, 4.932, 5.215, 5.498, 5.781, 6.064, 6.347, 6.63, 6.914, 7.197, 7.48, 7.763, 8.046, 8.329, 8.612, 8.895, 9.178, 9.462, 9.745, 10.03, 10.31, 10.59, 10.88, 11.16, 11.44, 11.73, 12.01, 12.29, 12.58, 12.86, 13.14, 13.43, 13.71, 13.99, 14.27, 14.56, 14.84, 15.12, 15.41, 15.69, 15.97, 16.26, 16.54, 16.82, 17.11, 17.39, 17.67, 17.95, 18.24, 18.52, 18.8, 19.09, 19.37, 19.65, 19.94, 20.22, 20.5, 20.79, 21.07, 21.35, 21.64, 21.92, 22.2, 22.48, 22.77, 23.05, 23.33, 23.62, 23.9, 24.18, 24.47, 24.75, 25.03, 25.32, 25.6, 25.88, 26.16, 26.45, 26.73, 27.01, 27.3, 27.58, 27.86, 28.15, 28.43, 28.71, 29.0], "y": [0.8586, 0.8887, 0.9179, 0.9463, 0.9738, 1.001, 1.027, 1.052, 1.076, 1.1, 1.123, 1.145, 1.166, 1.187, 1.207, 1.226, 1.245, 1.263, 1.28, 1.297, 1.313, 1.329, 1.344, 1.358, 1.372, 1.386, 1.398, 1.411, 1.422, 1.434, 1.444, 1.455, 1.464, 1.474, 1.483, 1.491, 1.5, 1.507, 1.515, 1.522, 1.529, 1.535, 1.541, 1.547, 1.552, 1.557, 1.562, 1.567, 1.571, 1.575, 1.579, 1.583, 1.587, 1.59, 1.593, 1.596, 1.599, 1.602, 1.605, 1.608, 1.61, 1.613, 1.615, 1.617, 1.62, 1.622, 1.624, 1.627, 1.629, 1.631, 1.634, 1.636, 1.639, 1.642, 1.644, 1.647, 1.65, 1.653, 1.657, 1.66, 1.664, 1.668, 1.672, 1.676, 1.681, 1.686, 1.691, 1.696, 1.702, 1.707, 1.714, 1.72, 1.727, 1.734, 1.742, 1.75, 1.758, 1.767, 1.776, 1.786]}, {"hovertemplate": "<b>encounter multiplier</b><br>PCs: 4<br>NPCs: %{x:.0f}<br>EM: %{y:.2f}<extra></extra>", "line": {"color": "black"}, "mode": "markers+lines", "name": "encounter multiplier", "type": "scatter", "x": [1, 2, 3, 4, 5, 6, 7, 8, 9, 10, 11, 12, 13, 14, 15, 16, 17, 18, 19, 20], "y": [1, 1.5, 2, 2, 2, 2, 2.5, 2.5, 2.5, 2.5, 3, 3, 3, 3, 4, 4, 4, 4, 4, 4]}], "layout": {"height": 500, "legend": {"bgcolor": "rgba(0,0,0,0)", "orientation": "v", "tracegroupgap": 0, "x": 0.01, "xanchor": "left", "y": 0.99, "yanchor": "top"}, "width": 600, "xaxis": {"dtick": 5, "minor": {"dtick": 1, "tick0": 0}, "range": [-0.2, 20.2], "tick0": 0, "title": {"text": "monsters"}}, "yaxis": {"dtick": 1, "minor": {"dtick": 0.5, "tick0": 0}, "range": [0, 5], "tick0": 0, "tickformat": ".1f", "title": {"text": "effective multiplier"}}}}
